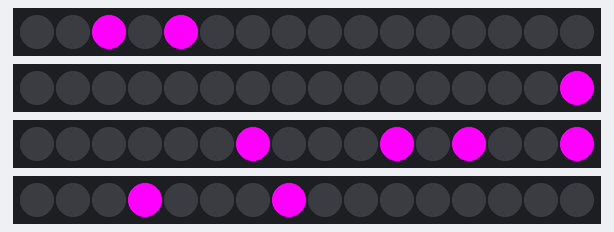
Simulated run of this program. Board: Raspberry Pi (BCM pin numbers). Parts: 4 × 16 RGB LEDs in strip order, left to right. Random numbers come from a fixed seed.

Above: at 0.09 s.
At 4.96 s:
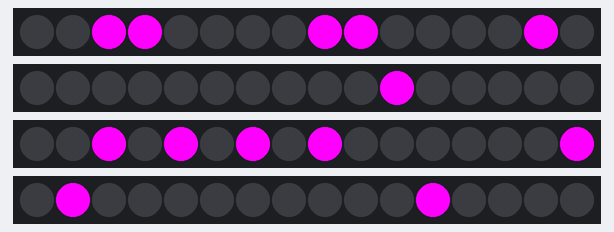
At 9.98 s:
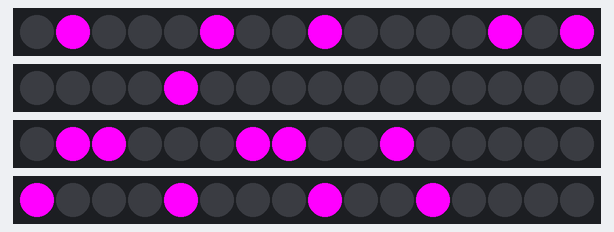
At 19.88 s:
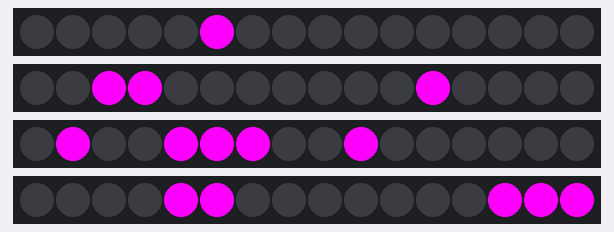
At 29.78 s:
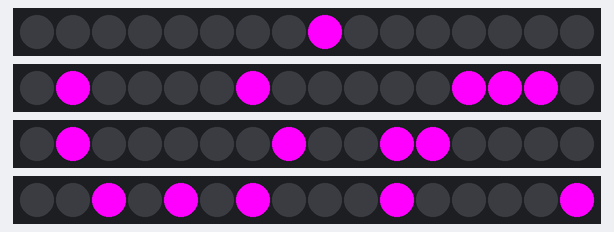
At 39.83 s:
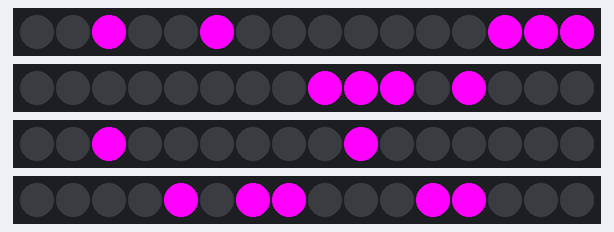

The program:

random_blink_purple.py
```python
#Coded by TB - 2016
import random
import time
from mote import Mote

mote = Mote()

mote.configure_channel(1, 16, False)
mote.configure_channel(2, 16, False)
mote.configure_channel(3, 16, False)
mote.configure_channel(4, 16, False)

try:
    while True:
        for channel in range(4):
            pixels = random.sample(range(16), random.randint(1, 5))
            for i in range(16):
                if i in pixels:
                    mote.set_pixel(channel+1,i, 255, 0, 255)
                else:
                    mote.set_pixel(channel+1,i, 0, 0, 0)
            mote.show()
        time.sleep(0.15)


except KeyboardInterrupt:
	mote.clear()
	mote.show()
	quit()
```
